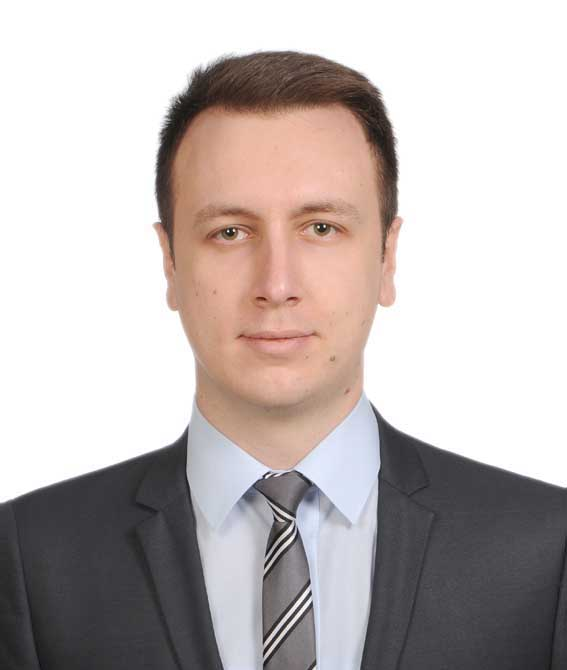
#> input picture sampleimg.jpg, 567 x 670 px
$ python -i imageprocessbase.py   (imports and definitions only)   (older library calls are emulated)
#> lines starting #> are read from the running program, lines starting #| are printed output that depends on the picture
#> further down, picture is the input picture: shape (670, 567, 3); mean B, G, R 180.8, 182.5, 191.2
import numpy as np
import cv2


class ImageProcessorBase():

    smoothings = {
        'kernel': 'Kernel Smoothing',
        'gaussian': 'Gaussian Blur Smoothing',
        'median': 'Median Blur Smoothing'
    }

    morphs = {
        'erosion': 'Erosion Morphology',
        'dilation': 'Dilation Morphology',
        'opening': 'Opening Morphology',
        'closing': 'Closing Morphology'
    }

    gradients = {
        'laplace': 'Laplacian Gradient',
        'sobelx': 'X-axis Sobel Gradient',
        'sobely': 'Y-axis Sobel Gradient'
    }

    # [24 lines left out: functions returnThreshold, addBasicSmoothing, not called in this run]

    def addMorphology(self, frame, morph_medthod='closing'):
#> called with morph_medthod = 'closing'
        kernel = np.ones((5, 5), np.uint8)
        erosion = cv2.erode(frame, kernel, iterations=1)
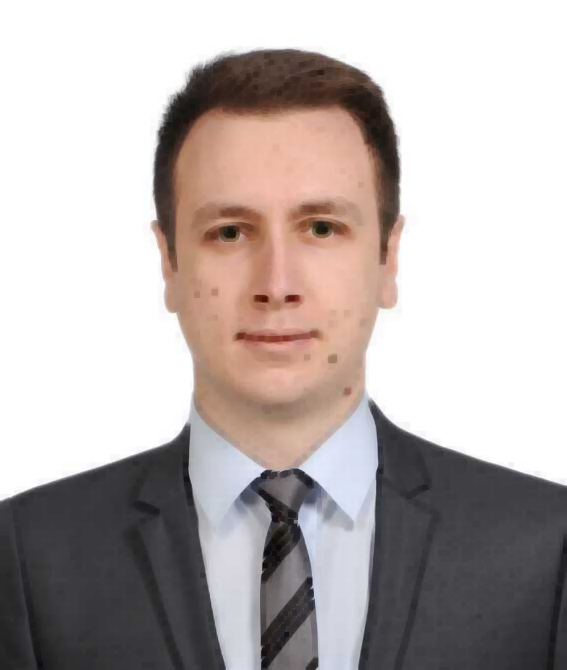
#> erosion: shape (670, 567, 3); mean B, G, R 174.5, 176.4, 185.1
        dilation = cv2.dilate(frame, kernel, iterations=1)
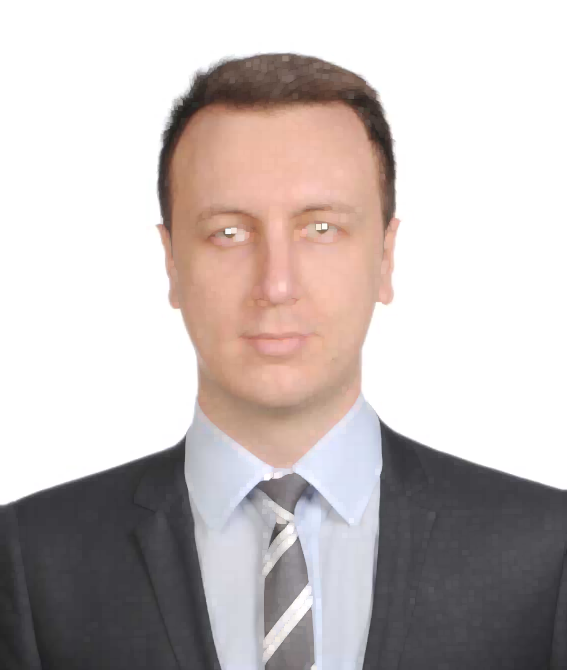
#> dilation: shape (670, 567, 3); mean B, G, R 186.7, 188.3, 196.9

        opening = cv2.morphologyEx(frame, cv2.MORPH_OPEN, kernel)
        closing = cv2.morphologyEx(frame, cv2.MORPH_CLOSE, kernel)

        if morph_medthod == 'erosion':
            return erosion, self.morphs[morph_medthod]
        elif morph_medthod == 'dilation':
            return dilation, self.morphs[morph_medthod]
        elif morph_medthod == 'opening':
            return opening, self.morphs[morph_medthod]
        elif morph_medthod == 'closing':
            return closing, self.morphs[morph_medthod]
        elif morph_medthod == 'all':
            cv2.imshow('Erosion Morphology', erosion)
            cv2.imshow('Dilation Morphology', dilation)
            cv2.imshow('Opening Morphology', opening)
            cv2.imshow('Closing Morphology', closing)

    # [46 lines left out: functions addGradient, extractForeground, detectCorners, not called in this run]

>>> import cv2
>>> picture = cv2.imread('sampleimg.jpg')
>>> result = ImageProcessorBase().addMorphology(picture)
